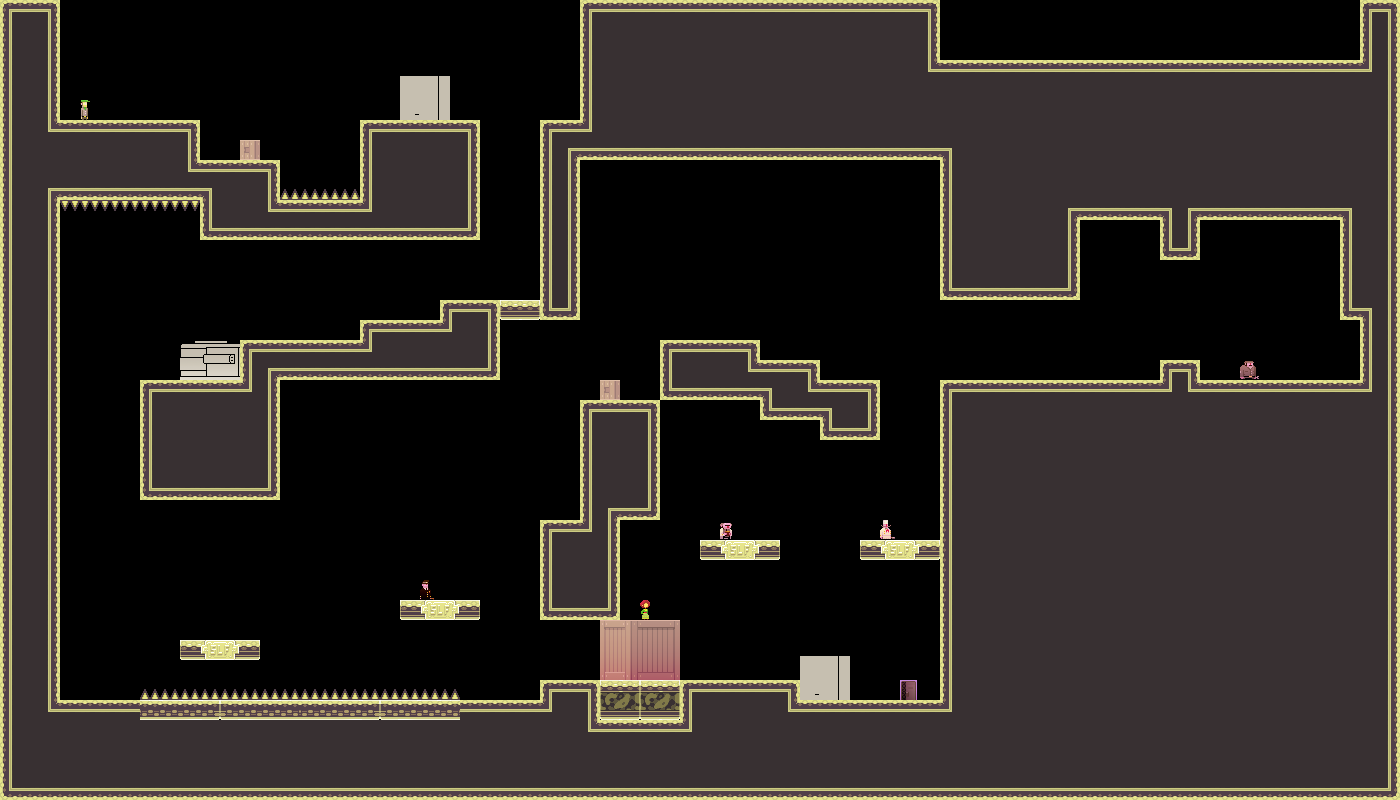

This game map was drawn from its Tiled (.tmx) file and the tilesets committed beside it. A one-line description and the trimmed map source follow:
An orthogonal 70x40 tile map with 20x20 px tiles, 1 tile layer (bg) and 1 object.

<map version="1.0" orientation="orthogonal" width="70" height="40" tilewidth="20" tileheight="20">
 <tileset firstgid="1" name="tiles_military" tilewidth="20" tileheight="20">
  <image source="../../../../../XNAModeContent/Lemonade/tiles_military.png" width="400" height="400" />
  <terraintypes>
   <terrain name="solid" tile="151" />
   <terrain name="hollow" tile="94" />
  </terraintypes>
  <tile id="8" terrain=",,,1" />
  <tile id="9" terrain=",,1,1" />
  <tile id="10" terrain=",,1,1" />
  <tile id="11" terrain=",,1,1" />
  <tile id="12" terrain=",,1,1" />
  <tile id="13" terrain=",,1,1" />
  <tile id="14" terrain=",,1," />
  <tile id="15" terrain="1,1,1," />
  <tile id="16" terrain="1,1,,1" />
  <tile id="28" terrain=",1,,1" />
  <tile id="34" terrain="1,,1," />
  <tile id="35" terrain="1,,1,1" />
  <tile id="36" terrain=",1,1,1" />
  <tile id="48" terrain=",1,,1" />
  <tile id="54" terrain="1,,1," />
  <tile id="68" terrain=",1,,1" />
  <tile id="74" terrain="1,,1," />
  <tile id="88" terrain=",1,,1" />
  <tile id="94" terrain="1,,1," />
  <tile id="108" terrain=",1,,1" />
  <tile id="114" terrain="1,,1," />
  <tile id="128" terrain=",1,," />
  <tile id="129" terrain="1,1,," />
  <tile id="130" terrain="1,1,," />
  <tile id="131" terrain="1,1,," />
  <tile id="132" terrain="1,1,," />
  <tile id="133" terrain="1,1,," />
  <tile id="134" terrain="1,,," />
  <tile id="148" terrain=",,,0" />
  <tile id="149" terrain=",,0,0" />
  <tile id="150" terrain=",,0," />
  <tile id="151" terrain="0,0,0," />
  <tile id="152" terrain="0,0,," />
  <tile id="153" terrain="0,0,,0" />
  <tile id="168" terrain=",0,,0" />
  <tile id="170" terrain="0,,0," />
  <tile id="171" terrain="0,,0," />
  <tile id="173" terrain=",0,,0" />
  <tile id="188" terrain=",0,," />
  <tile id="189" terrain="0,0,," />
  <tile id="190" terrain="0,,," />
  <tile id="191" terrain="0,,0,0" />
  <tile id="192" terrain=",,0,0" />
  <tile id="193" terrain=",0,0,0" />
  <tile id="194" terrain="0,0,0,0" />
  <tile id="195" terrain="1,1,1,1" />
  <tile id="356">
   <properties>
    <property name="LargeCrate" value="" />
   </properties>
  </tile>
  <tile id="380">
   <properties>
    <property name="Andre" value="" />
   </properties>
  </tile>
  <tile id="381">
   <properties>
    <property name="Liselot" value="" />
   </properties>
  </tile>
  <tile id="382">
   <properties>
    <property name="Amsterdaam" value="" />
   </properties>
  </tile>
  <tile id="383">
   <properties>
    <property name="Worker" value="" />
   </properties>
  </tile>
  <tile id="384">
   <properties>
    <property name="Inspector" value="" />
   </properties>
  </tile>
  <tile id="385">
   <properties>
    <property name="Chef" value="" />
   </properties>
  </tile>
  <tile id="386">
   <properties>
    <property name="Exit" value="" />
   </properties>
  </tile>
  <tile id="387">
   <properties>
    <property name="Trampoline" value="" />
   </properties>
  </tile>
  <tile id="388">
   <properties>
    <property name="SmallCrate" value="" />
   </properties>
  </tile>
  <tile id="389">
   <properties>
    <property name="SugarBag" value="" />
   </properties>
  </tile>
 </tileset>
 <layer name="bg" width="70" height="40">
  <data>[2800 cells, 1586 non-empty, 85 distinct tile ids]</data>
 </layer>
 <objectgroup name="boxes" width="70" height="40">
  <object x="160" y="240">
   <polyline points="0,60 -60,60 -60,420 -20,420" />
  </object>
 </objectgroup>
</map>
